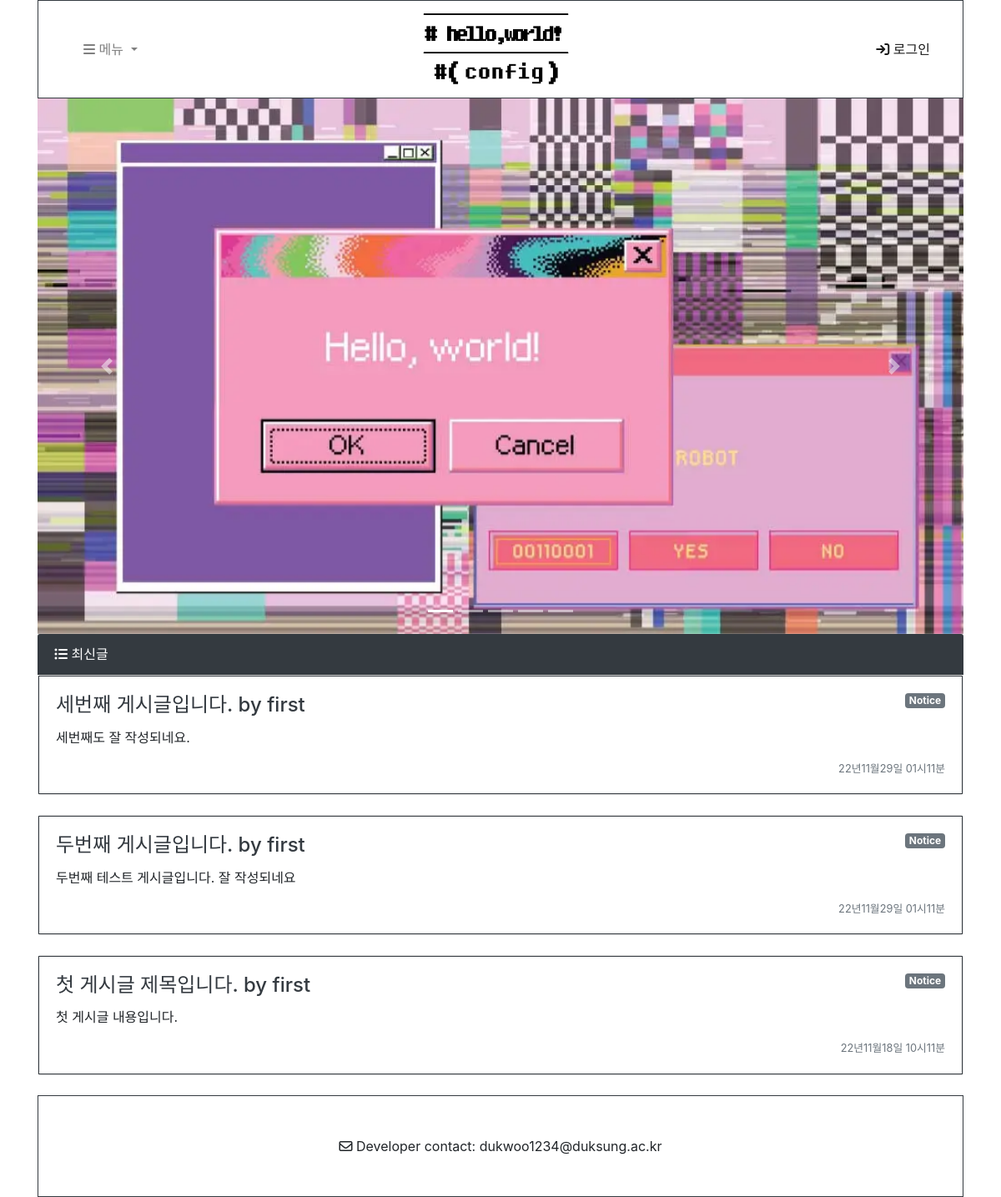
Page /bbs/ on the earlier database version.
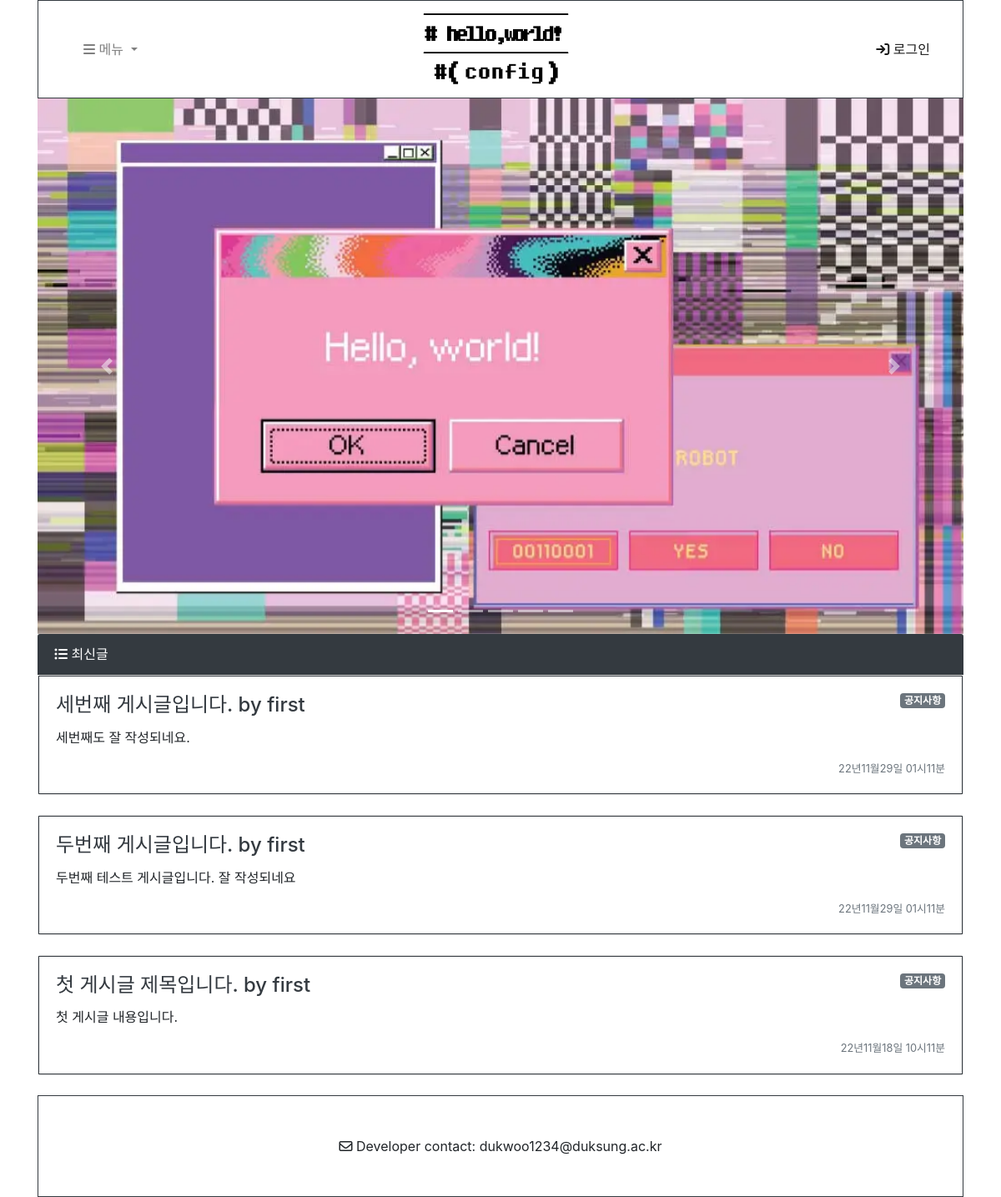
Same page on the later database version.
### bbs/models.py (models this page shows, shortened)
class Post(models.Model):
    pkvalue = models.AutoField(primary_key=True)
    title = models.CharField(max_length=25)
    content = models.TextField(max_length=None)
    created_date = models.DateTimeField(auto_now_add=True)
    updated_date = models.DateTimeField(auto_now=True)
    file = models.FileField(upload_to='bbs/fiels/%Y/%m/%d/', blank=True)
    writer = models.ForeignKey(User, on_delete=models.CASCADE)
    category = models.ForeignKey(Category, on_delete=models.CASCADE)
    def get_absolute_url(self):
        return f'/bbs/{self.pkvalue}/'

class Category(models.Model):
    name = models.CharField(max_length=50, unique=True)
    slug = models.SlugField(max_length=50, unique=True, allow_unicode=True)
    description = models.TextField(max_length=200)
    def __str__(self):
        return self.name
    class Meta:
        verbose_name_plural = 'Categories'

class User(models.Model):
    pkvalue = models.AutoField(primary_key=True)
    ID = models.CharField(max_length=25, unique=True)
    PW = models.CharField(max_length=25, unique=True)
    join_date = models.DateTimeField(auto_now_add=True)
    email = models.EmailField(max_length=25, unique=True, null=True, blank=True)
    phone_number = models.CharField(max_length=25, unique=True, null=True, blank=True)
    name = models.CharField(max_length=20, null=True, blank=True)
    profile_photo = models.ImageField(null=True, blank=True)

### bbs/views.py (the view)
# urls.py: path('', views.PostList.as_view()),
class PostList(ListView):
    model = Post
    ordering = '-pk'
    paginate_by = 3
    def get_context_data(self, *, object_list=None, **kwargs):
        context = super(PostList,self).get_context_data()
        context['categories'] = Category.objects.all()
        context['no_category_post_count'] = Post.objects.filter(category=None).count
        return context

### bbs/templates/bbs/post_list.html (shortened to what this page needs)
<!DOCTYPE html>
{% load static %}
<html lang="ko">
<head>
    <link rel="stylesheet" href="https://cdn.jsdelivr.net/npm/bootstrap@4.5.3/dist/css/bootstrap.min.css">
</head>
<body>
    <div class="container" style="margin: auto;">
    <nav class="navbar navbar-expand-lg navbar-light bg-white border border-dark">
        <div class="container">
            <div class="collapse navbar-collapse col-1" id="navbarNavDropdown">
                <ul class="navbar-nav">
                    <li class="nav-item dropdown">
                        <a class="nav-link dropdown-toggle" href="#" id="navbarDropdownMenuLink" role="button" data-toggle="dropdown" aria-haspopup="true" aria-expanded="false">
                            <i class="fa-sharp fa-solid fa-bars"></i> 메뉴
                        </a>
                    </li>
                </ul>
            </div>
            <div class="col-7.5" style="text-align: center;">
                <a class="navbar-brand" href=".">
                    <img src="{% static '/image/logo.jpg' %}" alt="logo image" style="width: 180px; height:90px;" />
                </a>
            </div>
            <ul class="navbar-nav col-1.5 float-right">
                <li class="nav-item active">
                    <a class="nav-link" href="login/">
                        <i class="fa-sharp fa-solid fa-arrow-right-to-bracket"></i> 로그인 <span class="sr-only">(current)</span>
                    </a>
                </li>
            </ul>
        </div>
    </nav>
    <div id="carouselExampleCaptions" class="carousel slide" data-ride="carousel">
        <ol class="carousel-indicators">
            <li data-target="#carouselExampleCaptions" data-slide-to="0" class="active"></li>
            <li data-target="#carouselExampleCaptions" data-slide-to="1"></li>
            <li data-target="#carouselExampleCaptions" data-slide-to="2"></li>
            <li data-target="#carouselExampleCaptions" data-slide-to="3"></li>
            <li data-target="#carouselExampleCaptions" data-slide-to="4"></li>
        </ol>
        <div class="carousel-inner">
            <div class="carousel-item active">
            <img src="{% static '/image/helloworld.jpg' %}" class="d-block w-100" alt="helloworld image" />
            <div class="carousel-caption d-none d-md-block">
            </div>
            </div>
        </div>
        <a class="carousel-control-prev" href="#carouselExampleCaptions" role="button" data-slide="prev">
            <span class="carousel-control-prev-icon" aria-hidden="true"></span>
        </a>
        <a class="carousel-control-next" href="#carouselExampleCaptions" role="button" data-slide="next">
            <span class="carousel-control-next-icon" aria-hidden="true"></span>
        </a>
    </div>
    <div class="card border-0">
        <div class="card-header bg-dark text-white">
            <i class="fa-solid fa-list-ul"></i> 최신글
        </div>
        {% if post_list.exists %}
            {% for p in post_list %}
            <div class="card mb-4" id="post-{{p.pk}}">
                <div class="card-body border border-dark">
                    {% if p.category %}
                        <span class="badge badge-secondary float-right">{{p.category}}</span>
                    {% endif %}
                    <h4 class="card-title">
                        <a href="{{p.get_absolute_url}}" class="text-dark">
                            {{p.title}} by {{ p.writer.ID}}
                        </a>
                    </h4>
                    <p class="card-text">{{p.content}}</p>
                    <div class="float-right">
                        <div class="small text-muted">{{p.created_date | date:"y년m월d일 h시m분"}}</div>
                    </div>
                </div>
            </div>
            {% endfor %}
        {% endif %}
    </div>
    <footer class="py-5 bg-white border border-dark">
        <div class="container">
            <p class="m-0 text-center text-black">
                <i class="fa-regular fa-envelope"></i> Developer contact: dukwoo1234@duksung.ac.kr
            </p>
        </div>
    </footer>
</div>
</body>
</html>

Differences in the rows shown:
changed through a linked row, Post "세번째 게시글입니다.": category "Notice" → "공지사항"
changed through a linked row, Post "두번째 게시글입니다.": category "Notice" → "공지사항"
changed Post "첫 게시글 제목입니다.": category "Notice" → "공지사항"
